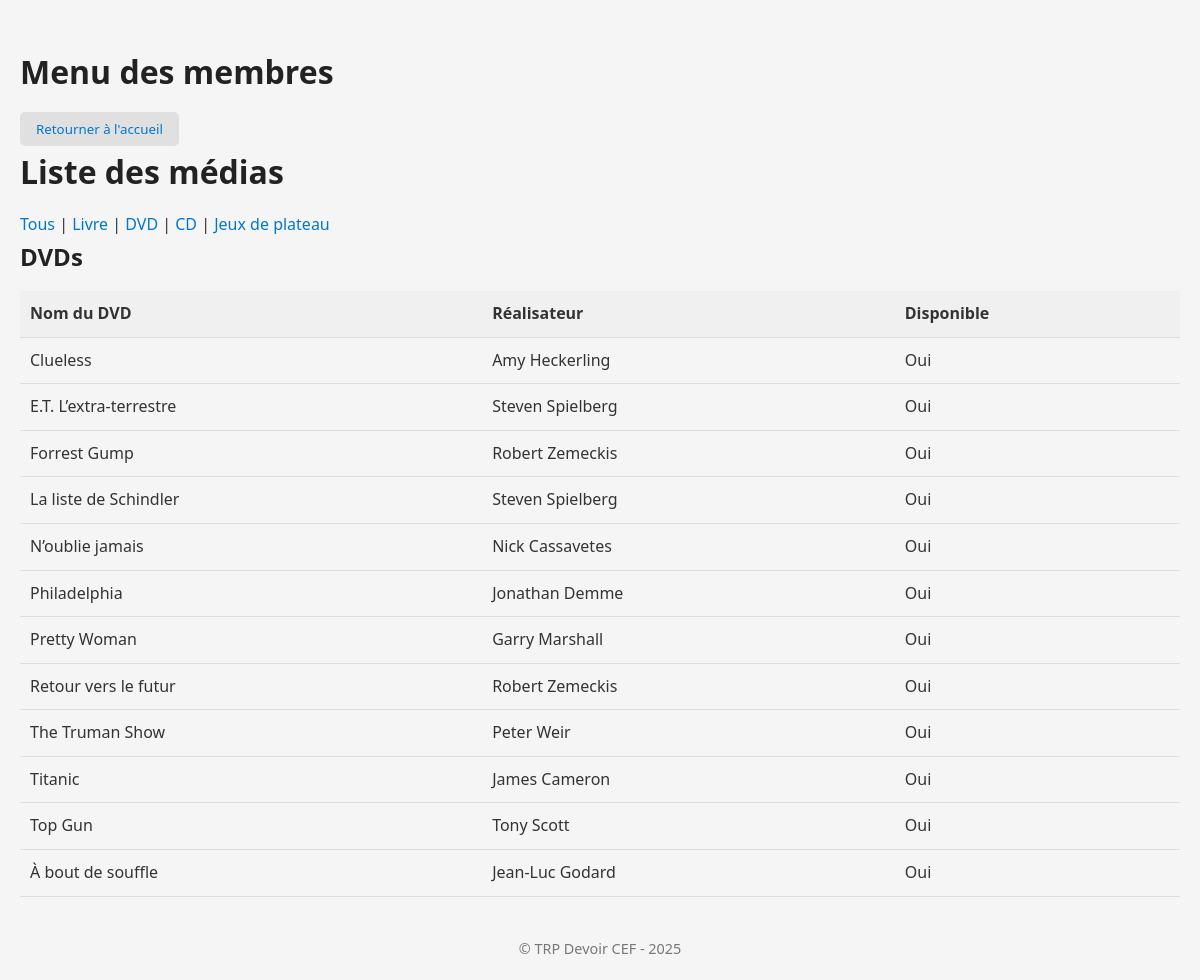
Screenshot of /membre/membres/?type=dvd with the database file from the repository.
### bibliothecaire/models.py (models this page shows, shortened)
class Media(models.Model):
    titre = models.CharField(max_length=100)
    disponible = models.BooleanField(default=True)
    date_emprunt = models.DateField(null=True, blank=True ) # Date d'emprunt (null si non emprunté)
    emprunteur = models.ForeignKey('Emprunteur', on_delete=models.SET_NULL, null=True, blank=True) # Emprunteur actuel
    class Meta:
        abstract = True

class DVD(Media):
        realisateur = models.CharField(max_length=100)

### membre/views.py (the view)
# urls.py: path('membres/', liste_media_membres, name='liste_media_membre'),
def liste_media_membres(request):
    media_type = request.GET.get('type', 'tous')
    livres = Livre.objects.all().order_by('titre') if media_type in ['tous', 'livre'] else []
    dvds = DVD.objects.all().order_by('titre') if media_type in ['tous', 'dvd'] else []
    cds = CD.objects.all().order_by('titre') if media_type in ['tous', 'cd'] else []
    jeux = JeuDePlateau.objects.all().order_by('titre') if media_type in ['tous', 'jeu'] else []
    types = [
        {'type': 'tous', 'label': 'Tous'},
        {'type': 'livre', 'label': 'Livre'},
        {'type': 'dvd', 'label': 'DVD'},
        {'type': 'cd', 'label': 'CD'},
        {'type': 'jeu', 'label': 'Jeux de plateau'},
    ]
    return render(request, 'liste_media_membre.html', {
        'livres': livres,
        'dvds': dvds,
        'cds': cds,
        'jeux': jeux,
        'selected_type': media_type,
        'types': types,
    })

### membre/templates/liste_media_membre.html (shortened to what this page needs)
{% extends "base_membre.html" %}
{% block content %}
<h1>Liste des médias</h1>
<nav>
    {% for t in types %}
        <a href="?type={{ t.type }}" class="{% if selected_type == t.type %}selected{% endif %}">{{ t.label }}</a>{% if not forloop.last %} | {% endif %}
    {% endfor %}
</nav>
{% if dvds %}
<h2>DVDs</h2>
<table>
    <tr>
        <th>Nom du DVD</th>
        <th>Réalisateur</th>
        <th>Disponible</th>
    </tr>
    {% for dvd in dvds %}
    <tr>
        <td>{{ dvd.titre }}</td>
        <td>{{ dvd.realisateur }}</td>
        <td>{{ dvd.disponible|yesno:"Oui,Non" }}</td>
    </tr>
    {% empty %}
    <tr>
        <td colspan="3">Aucun DVD trouvé</td>
    </tr>
    {% endfor %}
</table>
{% endif %}
{% endblock %}

### bibliothecaire/static/css/style.css (style rules this page uses)
* { margin: 0; padding: 0; box-sizing: border-box; font-family: 'Segoe UI', Tahoma, Geneva, Verdana, sans-serif; }
body { background-color: #f5f5f5; color: #333; line-height: 1.6; padding: 20px; }
h1, h2, h3 { color: #222; margin-bottom: 15px; }
a { color: #0077cc; text-decoration: none; }
table { width: 100%; border-collapse: collapse; margin-bottom: 20px; }
th, td { padding: 10px; text-align: left; border-bottom: 1px solid #ddd; }
th { background-color: #f0f0f0; }

### rows the page displays
DVD: titre "Clueless", realisateur "Amy Heckerling", disponible "Oui"
DVD: titre "E.T. L’extra-terrestre", realisateur "Steven Spielberg", disponible "Oui"
DVD: titre "Forrest Gump", realisateur "Robert Zemeckis", disponible "Oui"
DVD: titre "La liste de Schindler", realisateur "Steven Spielberg", disponible "Oui"
DVD: titre "N’oublie jamais", realisateur "Nick Cassavetes", disponible "Oui"
DVD: titre "Philadelphia", realisateur "Jonathan Demme", disponible "Oui"
DVD: titre "Pretty Woman", realisateur "Garry Marshall", disponible "Oui"
DVD: titre "Retour vers le futur", realisateur "Robert Zemeckis", disponible "Oui"
DVD: titre "The Truman Show", realisateur "Peter Weir", disponible "Oui"
DVD: titre "Titanic", realisateur "James Cameron", disponible "Oui"
DVD: titre "Top Gun", realisateur "Tony Scott", disponible "Oui"
DVD: titre "À bout de souffle", realisateur "Jean-Luc Godard", disponible "Oui"

### other values shown
{{ t.label }} "Tous" "Livre" "DVD" "CD" "Jeux de plateau"
